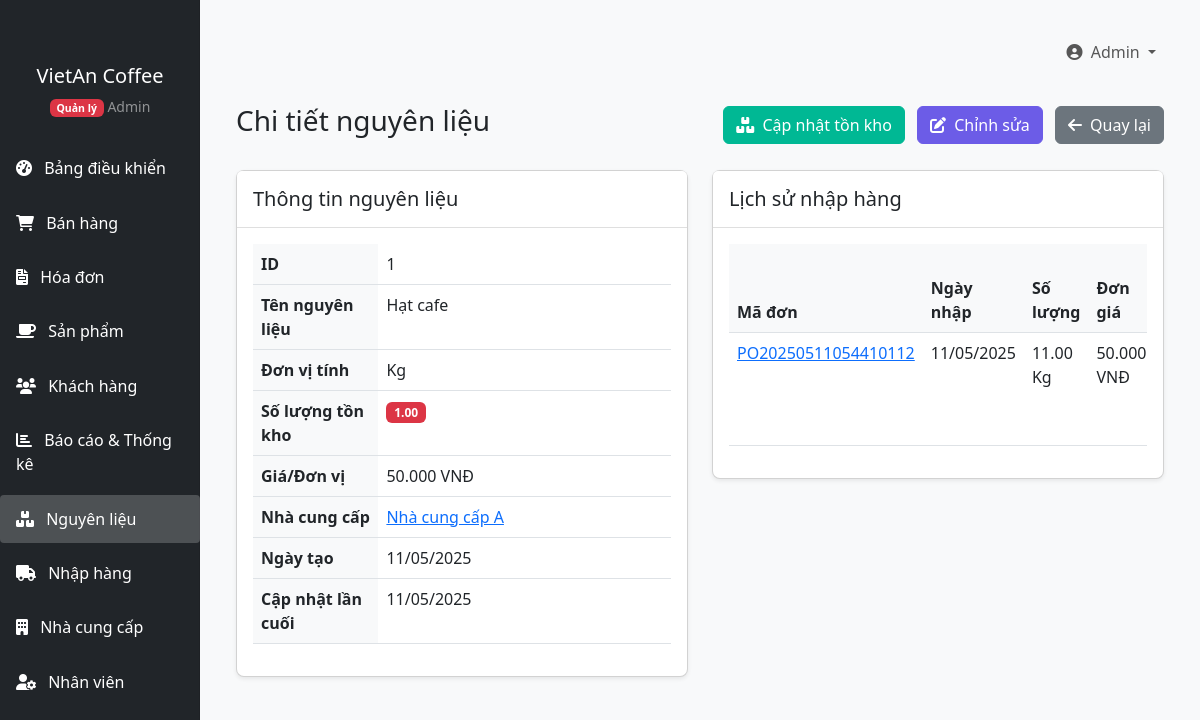
The page /QuanLyCafe/index.php?page=ingredients&action=view&id=1 (signed in) on the database its author committed.
### tables this page shows
CREATE TABLE `ingredients` (
  `id` int(11) NOT NULL,
  `name` varchar(100) NOT NULL,
  `unit` varchar(20) NOT NULL,
  `stock_quantity` decimal(10,2) DEFAULT 0.00,
  `price_per_unit` decimal(10,2) NOT NULL,
  `supplier_id` int(11) DEFAULT NULL,
  `created_at` timestamp NOT NULL DEFAULT current_timestamp(),
  `updated_at` timestamp NOT NULL DEFAULT current_timestamp() ON UPDATE current_timestamp()
);

CREATE TABLE `suppliers` (
  `id` int(11) NOT NULL,
  `name` varchar(100) NOT NULL,
  `email` varchar(100) DEFAULT NULL,
  `phone` varchar(20) DEFAULT NULL,
  `address` text DEFAULT NULL,
  `contact_person` varchar(100) DEFAULT NULL,
  `created_at` timestamp NOT NULL DEFAULT current_timestamp(),
  `updated_at` timestamp NOT NULL DEFAULT current_timestamp() ON UPDATE current_timestamp()
);

CREATE TABLE `purchase_order_items` (
  `id` int(11) NOT NULL,
  `purchase_order_id` int(11) NOT NULL,
  `ingredient_id` int(11) NOT NULL,
  `quantity` decimal(10,2) NOT NULL,
  `unit_price` decimal(10,2) NOT NULL,
  `total_price` decimal(10,2) NOT NULL,
  `created_at` timestamp NOT NULL DEFAULT current_timestamp(),
  `updated_at` timestamp NOT NULL DEFAULT current_timestamp() ON UPDATE current_timestamp()
);

CREATE TABLE `purchase_orders` (
  `id` int(11) NOT NULL,
  `order_number` varchar(20) NOT NULL,
  `supplier_id` int(11) DEFAULT NULL,
  `user_id` int(11) DEFAULT NULL,
  `order_date` date NOT NULL,
  `total_amount` decimal(10,2) NOT NULL,
  `status` enum('pending','completed','cancelled') DEFAULT 'pending',
  `notes` text DEFAULT NULL,
  `created_at` timestamp NOT NULL DEFAULT current_timestamp(),
  `updated_at` timestamp NOT NULL DEFAULT current_timestamp() ON UPDATE current_timestamp()
);

### QuanLyCafe/models/Ingredient.php (called while the page is built, shortened)
<?php
class Ingredient {
    private $conn;
    public function __construct($db) {
        $this->conn = $db;
    }
    public function getById($id) {
        $query = "SELECT i.*, s.name as supplier_name
                  FROM ingredients i
                  LEFT JOIN suppliers s ON i.supplier_id = s.id
                  WHERE i.id = ?";
        $stmt = $this->conn->prepare($query);
        $stmt->bind_param("i", $id);
        $stmt->execute();
        $result = $stmt->get_result();
        if ($result->num_rows === 1) {
            $row = $result->fetch_assoc();
            $this->id = $row['id'];
            $this->name = $row['name'];
            $this->unit = $row['unit'];
            $this->stock_quantity = $row['stock_quantity'];
            $this->price_per_unit = $row['price_per_unit'];
            $this->supplier_id = $row['supplier_id'];
            $this->supplier_name = $row['supplier_name'];
            $this->created_at = $row['created_at'];
            $this->updated_at = $row['updated_at'];
            return true;
        }
        return false;
    }
}

### QuanLyCafe/includes/functions.php (called while the page is built, shortened)
<?php
function formatCurrency($amount) {
    return number_format($amount, 0, ',', '.') . ' VNĐ';
}
function formatDate($date, $format = 'd/m/Y') {
    return date($format, strtotime($date));
}

### QuanLyCafe/views/ingredients/view.php (the view, shortened to what this page needs)
<?php include 'includes/header.php'; ?>
<div class="container-fluid">
    <div class="d-flex justify-content-between align-items-center mb-4">
        <h1 class="h3">Chi tiết nguyên liệu</h1>
        <div>
            <a href="index.php?page=ingredients&action=update-stock&id=<?php echo $ingredient->id; ?>" class="btn btn-success me-2">
                <i class="fas fa-boxes me-1"></i> Cập nhật tồn kho
            </a>
            <a href="index.php?page=ingredients&action=edit&id=<?php echo $ingredient->id; ?>" class="btn btn-primary me-2">
                <i class="fas fa-edit me-1"></i> Chỉnh sửa
            </a>
            <a href="index.php?page=ingredients" class="btn btn-secondary">
                <i class="fas fa-arrow-left me-1"></i> Quay lại
            </a>
        </div>
    </div>
    <div class="row">
        <div class="col-md-6">
            <div class="card mb-4">
                <div class="card-header">
                    <h5 class="mb-0">Thông tin nguyên liệu</h5>
                </div>
                <div class="card-body">
                    <table class="table">
                        <tbody>
                            <tr>
                                <th style="width: 30%;">ID</th>
                                <td><?php echo $ingredient->id; ?></td>
                            </tr>
                            <tr>
                                <th>Tên nguyên liệu</th>
                                <td><?php echo $ingredient->name; ?></td>
                            </tr>
                            <tr>
                                <th>Đơn vị tính</th>
                                <td><?php echo $ingredient->unit; ?></td>
                            </tr>
                            <tr>
                                <th>Số lượng tồn kho</th>
                                <td>
                                    <?php if ($ingredient->stock_quantity <= 10): ?>
                                        <span class="badge bg-danger"><?php echo $ingredient->stock_quantity; ?></span>
                                    <?php else: ?>
                                        <span class="badge bg-success"><?php echo $ingredient->stock_quantity; ?></span>
                                    <?php endif; ?>
                                </td>
                            </tr>
                            <tr>
                                <th>Giá/Đơn vị</th>
                                <td><?php echo formatCurrency($ingredient->price_per_unit); ?></td>
                            </tr>
                            <tr>
                                <th>Nhà cung cấp</th>
                                <td>
                                    <?php if ($ingredient->supplier_id): ?>
                                        <a href="index.php?page=suppliers&action=view&id=<?php echo $ingredient->supplier_id; ?>">
                                            <?php echo $ingredient->supplier_name; ?>
                                        </a>
                                    <?php else: ?>
                                        N/A
                                    <?php endif; ?>
                                </td>
                            </tr>
                            <tr>
                                <th>Ngày tạo</th>
                                <td><?php echo formatDate($ingredient->created_at); ?></td>
                            </tr>
                            <tr>
                                <th>Cập nhật lần cuối</th>
                                <td><?php echo formatDate($ingredient->updated_at); ?></td>
                            </tr>
                        </tbody>
                    </table>
                </div>
            </div>
        </div>
        <div class="col-md-6">
            <div class="card">
                <div class="card-header">
                    <h5 class="mb-0">Lịch sử nhập hàng</h5>
                </div>
                <div class="card-body">
                    <?php
                    $query = "
                        SELECT po.id, po.order_number, po.order_date, poi.quantity, poi.unit_price, s.name as supplier_name
                        FROM purchase_order_items poi
                        JOIN purchase_orders po ON poi.purchase_order_id = po.id
                        LEFT JOIN suppliers s ON po.supplier_id = s.id
                        WHERE poi.ingredient_id = ? AND po.status = 'completed'
                        ORDER BY po.order_date DESC
                        LIMIT 10
                    ";
                    $stmt = $conn->prepare($query);
                    $stmt->bind_param("i", $ingredient->id);
                    $stmt->execute();
                    $purchase_history = $stmt->get_result()->fetch_all(MYSQLI_ASSOC);
                    ?>
                    <div class="table-responsive">
                        <table class="table table-hover">
                            <thead>
                                <tr>
                                    <th>Mã đơn</th>
                                    <th>Ngày nhập</th>
                                    <th>Số lượng</th>
                                    <th>Đơn giá</th>
                                </tr>
                            </thead>
                            <tbody>
                                <?php if (empty($purchase_history)): ?>
                                    <tr>
                                        <td colspan="5" class="text-center">Chưa có lịch sử nhập hàng</td>
                                    </tr>
                                <?php else: ?>
                                    <?php foreach ($purchase_history as $item): ?>
                                        <tr>
                                            <td>
                                                <a href="index.php?page=purchase-orders&action=view&id=<?php echo $item['id']; ?>">
                                                    <?php echo $item['order_number']; ?>
                                                </a>
                                            </td>
                                            <td><?php echo formatDate($item['order_date']); ?></td>
                                            <td><?php echo $item['quantity'] . ' ' . $ingredient->unit; ?></td>
                                            <td><?php echo formatCurrency($item['unit_price']); ?></td>
                                        </tr>
                                    <?php endforeach; ?>
                                <?php endif; ?>
                            </tbody>
                        </table>
                    </div>
                </div>
            </div>
        </div>
    </div>
</div>
<?php include 'includes/footer.php'; ?>

### QuanLyCafe/assets/css/style.css (style rules this page uses)
body { font-family: 'Segoe UI', Tahoma, Geneva, Verdana, sans-serif; background-color: #f8f9fa; }
.card { border-radius: 0.5rem; box-shadow: 0 0.125rem 0.25rem rgba(0, 0, 0, 0.075); margin-bottom: 1.5rem; }
.card-header { background-color: #fff; border-bottom: 1px solid rgba(0, 0, 0, 0.125); padding: 1rem; }
.btn-primary { background-color: #6c5ce7; border-color: #6c5ce7; }
.btn-success { background-color: #00b894; border-color: #00b894; }
.table th { font-weight: 600; background-color: #f8f9fa; }

### rows shown on the page
ingredients: id "1", name "Hạt cafe", unit "Kg", stock_quantity "1.00", price_per_unit "50.000 VNĐ", supplier.name "Nhà cung cấp A", created_at "11/05/2025", updated_at "11/05/2025"
purchase_order_items: purchase_order.order_number "PO20250511054410112", purchase_order.order_date "11/05/2025", quantity "11.00", ingredient.unit "Kg", unit_price "50.000 VNĐ"

### other values the page prints
getCurrentUserName() "Admin"
